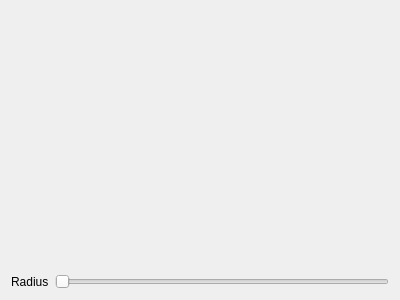
<?xml version="1.0" encoding="UTF-8"?>
<ui version="4.0">
 <class>SwirlCircles</class>
 <widget class="QWidget" name="SwirlCircles">
  <property name="geometry">
   <rect>
    <x>0</x>
    <y>0</y>
    <width>400</width>
    <height>300</height>
   </rect>
  </property>
  <property name="windowTitle">
   <string>Form</string>
  </property>
  <layout class="QGridLayout" name="gridLayout">
   <item row="1" column="1">
    <widget class="QTooltipedSlider" name="radius">
     <property name="orientation">
      <enum>Qt::Horizontal</enum>
     </property>
    </widget>
   </item>
   <item row="1" column="0">
    <widget class="QLabel" name="label">
     <property name="text">
      <string>Radius</string>
     </property>
    </widget>
   </item>
   <item row="0" column="0" colspan="2">
    <spacer name="verticalSpacer">
     <property name="orientation">
      <enum>Qt::Vertical</enum>
     </property>
     <property name="sizeHint" stdset="0">
      <size>
       <width>20</width>
       <height>40</height>
      </size>
     </property>
    </spacer>
   </item>
  </layout>
 </widget>
 <customwidgets>
  <customwidget>
   <class>QTooltipedSlider</class>
   <extends>QSlider</extends>
   <header location="global">QTooltipedSlider.h</header>
  </customwidget>
 </customwidgets>
 <resources/>
 <connections/>
</ui>
